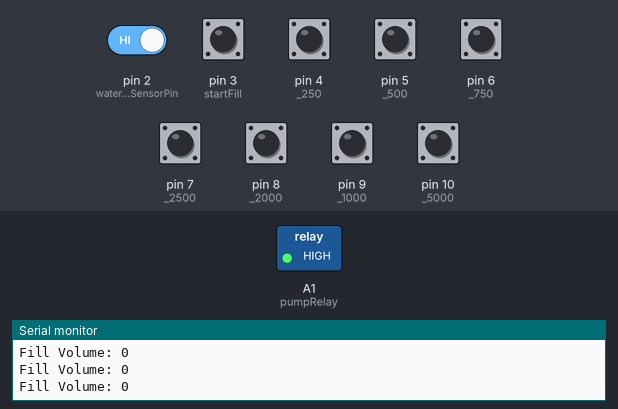
Recording of a sketch running on a simulated Arduino Uno, built with avr-gcc and run on an emulated ATmega328P. Parts: switched loads named in the sketch (green lamp = pin HIGH), the last lines printed to the serial monitor. Inputs (shaded band) come from the test bench; at power-on: pin 2 (waterFlowSensorPin), pin 3 (startFill), pin 4 (_250), pin 5 (_500), pin 6 (_750), pin 7 (_2500), pin 8 (_2000), pin 9 (_1000), pin 10 (_5000) HIGH.

Above: at 1.2 s.
1.3 s: pin 3 (startFill) pulled LOW for 0.15 s
2.9 s: pin 4 (_250) pulled LOW for 0.15 s
At 4.0 s:
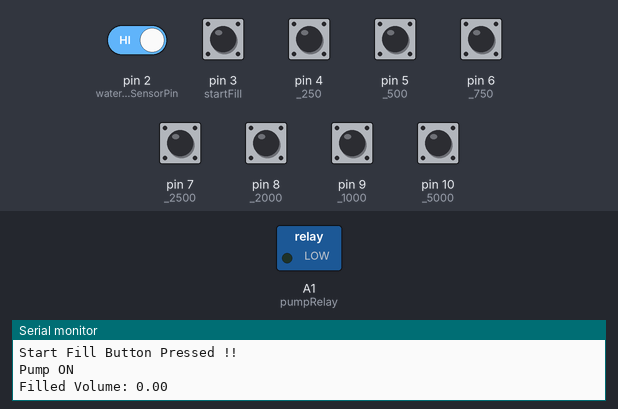
4.5 s: pin 3 (startFill) driven LOW and pin 4 (_250) driven LOW
7.5 s: pin 3 (startFill) pulsed HIGH 2 times (0.12 s each, 0.3 s apart)
Timing chart, 0 to 10.5 s (numbered marks = the images above; inputs shaded):
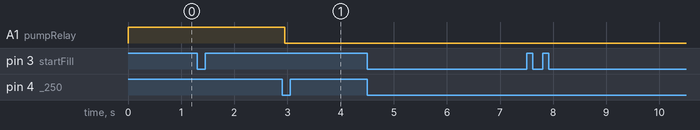

Measured:
- after the input at 2.9 s, A1 (pumpRelay): HIGH → LOW after 0.05 s

The sketch:

flow-sensor-calibaration.ino
```cpp
int waterFlowSensorPin = 2; // Water flow sensor
int startFill = 3;          // Start fill Button
int pumpRelay = A1;         // Pump ON/OFF relay

int _250 = 4;
int _500 = 5;
int _750 = 6;
int _1000 = 9;
int _2000 = 8;
int _2500 = 7;
int _5000 = 10;

const float calibrationFactor = 6.2;

int volumeToFill = 0;
boolean startFillPressed = false;

volatile unsigned int pulseCount = 0;

float flowRate = 0.0;
unsigned int flowMilliLitres = 0;
unsigned long totalMilliLitres = 0;

float filledVolume = 0.0;

unsigned long startTime = 0;

void setup()
{
  pinMode(pumpRelay, OUTPUT);

  pinMode(_250, INPUT_PULLUP);
  pinMode(_500, INPUT_PULLUP);
  pinMode(_750, INPUT_PULLUP);
  pinMode(_1000, INPUT_PULLUP);
  pinMode(_2000, INPUT_PULLUP);
  pinMode(_2500, INPUT_PULLUP);
  pinMode(_5000, INPUT_PULLUP);
  pinMode(startFill, INPUT);
  pinMode(waterFlowSensorPin, INPUT_PULLUP);

  digitalWrite(pumpRelay, HIGH); // Turn OFF pump
  attachInterrupt(digitalPinToInterrupt(startFill), startFillInt, LOW);

  Serial.begin(9600);
}

void loop()
{
  getVolumeToFill();
  Serial.print("Fill Volume: ");
  Serial.println(volumeToFill);

  if (startFillPressed && volumeToFill)
  {
    Serial.println("Start Fill Button Pressed !!");
    startFilling();
  }
}

void startFilling()
{
  pulseCount = 0;
  filledVolume = 0.0;
  totalMilliLitres = 0.0;

  digitalWrite(pumpRelay, LOW); // Turn ON the relay
  Serial.println("Pump ON");
  attachInterrupt(digitalPinToInterrupt(waterFlowSensorPin), pulseCounter, RISING);
  startTime = millis();

  while (filledVolume < volumeToFill)
  {
    if (millis() > (startTime + 1000))
    {
      filledVolume = calculateFilledVolume();
      Serial.print("Filled Volume: ");
      Serial.println(filledVolume);

      if (filledVolume >= volumeToFill)
      {
        Serial.print("Bottle filled !! - ");
        Serial.println(filledVolume);

        digitalWrite(pumpRelay, HIGH); // Turn OFF the pump
        Serial.println("Pump OFF");

        pulseCount = 0;
        detachInterrupt(digitalPinToInterrupt(waterFlowSensorPin));
        startFillPressed = false;
        delay(500);
        filledVolume = 0.0;
        delay(500);

        totalMilliLitres = 0.0;
        delay(500);

        break;
      }
    }
  }
}

long calculateFilledVolume()
{
  detachInterrupt(digitalPinToInterrupt(waterFlowSensorPin));
  flowRate = ((100.0 / (millis() - startTime)) * pulseCount) / calibrationFactor;

  flowMilliLitres = (flowRate / 60) * 1000;

  totalMilliLitres += flowMilliLitres;

  pulseCount = 0;
  startTime = millis();
  attachInterrupt(digitalPinToInterrupt(waterFlowSensorPin), pulseCounter, FALLING);

  return totalMilliLitres;
}

void pulseCounter()
{
  pulseCount++;
}

void startFillInt()
{
  Serial.println("Start Int");
  startFillPressed = true;
}

void getVolumeToFill()
{
  if (digitalRead(_250) == LOW)
  {
    volumeToFill = 250;
  }
  else if (digitalRead(_500) == LOW)
  {
    volumeToFill = 500;
  }
  else if (digitalRead(_750) == LOW)
  {
    volumeToFill = 750;
  }
  else if (digitalRead(_1000) == LOW)
  {
    volumeToFill = 1000;
  }
  else if (digitalRead(_2000) == LOW)
  {
    volumeToFill = 2000;
  }
  else if (digitalRead(_2500) == LOW)
  {
    volumeToFill = 2500;
  }
  else if (digitalRead(_5000) == LOW)
  {
    volumeToFill = 5000;
  }
}
```
